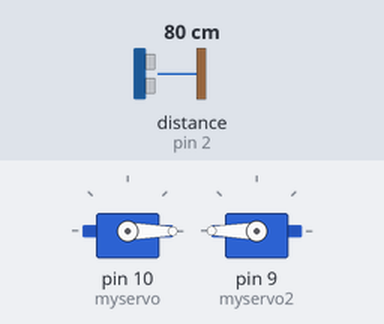
Bench run of a sketch on a simulated Arduino Uno, built with avr-gcc and run on an emulated ATmega328P. Shown: 2 × servo. Wiring (inferred from the names in the program): ultrasonic range finder: trigger pin 7; echo pin 2. Inputs (shaded band) come from the test bench; at power-on: distance to the obstacle (sensor on pin 2) 80 cm. The echo pulse lasts 58.3 µs per cm.

Above: at 1.2 s.
1.3 s: distance to the obstacle (sensor on pin 2) set to 56 cm
2.8 s: distance to the obstacle (sensor on pin 2) set to 46 cm
At 3.7 s:
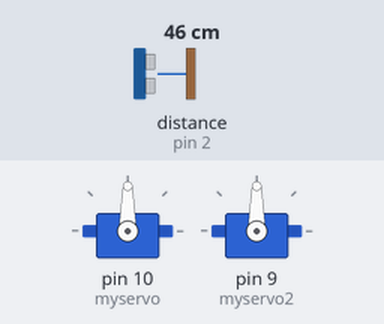
4.3 s: distance to the obstacle (sensor on pin 2) set to 60 cm
At 4.9 s:
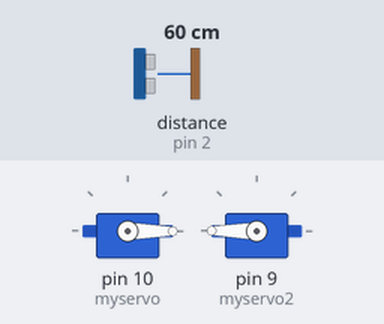
5.8 s: distance to the obstacle (sensor on pin 2) set to 2 cm
At 7.1 s:
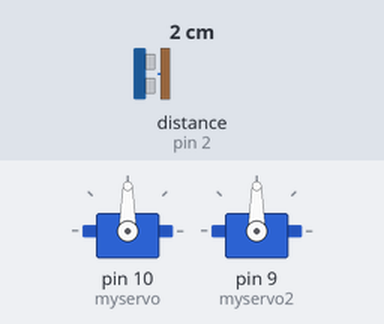
Timing chart, 0 to 8.3 s (numbered marks = the images above; inputs shaded):
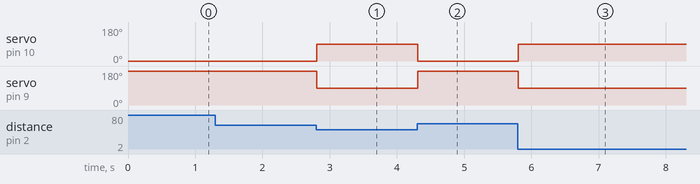

Measured:
- the behaviour switches between 51 and 50 cm on distance to the obstacle (sensor on pin 2) (found by bisection; images 0 and 1)
- after the input at 1.3 s, every drawn part: stays the same
- after the input at 2.8 s, servo on pin 10 (myservo): 0° → 90° at once; servo on pin 9 (myservo2): 180° → 90° at once
- after the input at 4.3 s, servo on pin 10 (myservo): 90° → 0° at once; servo on pin 9 (myservo2): 90° → 180° at once
- after the input at 5.8 s, servo on pin 10 (myservo): 0° → 90° at once; servo on pin 9 (myservo2): 180° → 90° at once

The sketch:

assignment1code.ino
```cpp
#include <Servo.h>

Servo myservo;
Servo myservo2;
//tower servo
int motor;
// not tower servo
int motor2;

  #define trigPin 7
#define echoPin 2


void setup() {
  //tower servo right side
  myservo.attach(10);
  //not tower servo left side
  myservo2.attach(9);

  motor = 0;
  motor2=180;


  pinMode(trigPin, OUTPUT);
  pinMode(echoPin, INPUT);
  //default to 0 degrees
  myservo.write(motor);
  //default it to 180 degrees
    myservo2.write(motor2);


}


void loop() {


  float duration, distance;
  digitalWrite(trigPin, LOW);
  delayMicroseconds(2);

  digitalWrite(trigPin, HIGH);
  delayMicroseconds(10);
  digitalWrite(trigPin, LOW);

  duration = pulseIn(echoPin, HIGH);
  distance = (duration / 2) * 0.0344;

    if(distance <=50){

    myservo.write(90);
    myservo2.write(90);

  } else if (distance>=51){
    myservo.write(motor);
    myservo2.write(motor2);


  }

}
```
